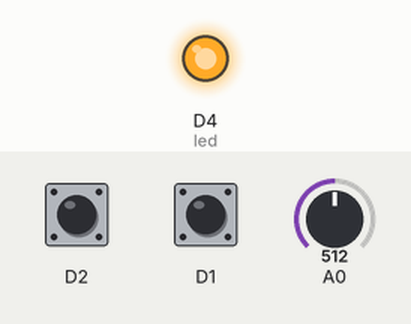
The sketch below on a simulated ESP8266 (NodeMCU). On the bench: output pins drawn as LEDs (lit = HIGH). The test bench sets the inputs (shaded band); at power-on: A0 = 512, D2 HIGH, D1 HIGH.

Above: at 1.2 s.
1.3 s: A0 set to 551
2.8 s: A0 set to 574
At 3.6 s:
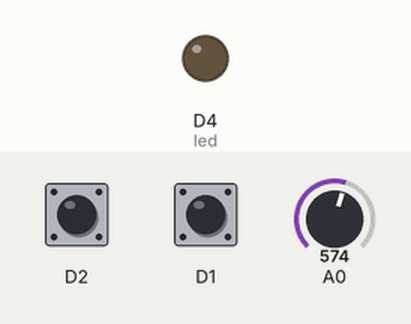
5.9 s: A0 set to 511
At 7.1 s:
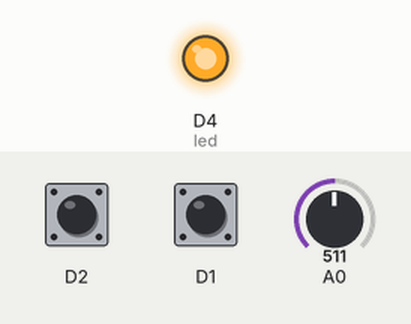
7.4 s: A0 set to 716
At 8.3 s:
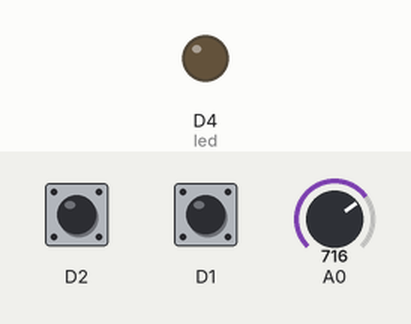
Timing chart, 0 to 9.9 s (numbered marks = the images above; inputs shaded):
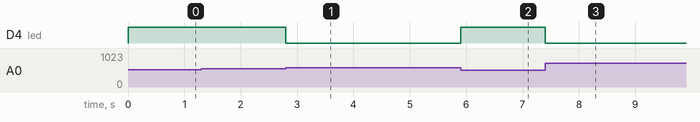

The sketch:

CODE_NUT_NHAN.ino
```cpp
#include <ESP8266WiFi.h>
#include <espnow.h>

// Địa chỉ MAC của các ESP8266 nhận ///08:F9:E0:7D:B6:7F
uint8_t broadcastAddress[] = {0x08, 0xF9, 0xE0, 0x7D, 0xB6, 0x7F}; // Địa chỉ MAC của ESP chủ

// Cấu trúc dữ liệu gửi
typedef struct struct_message {
  char ID[1]; // ID của ESP8266 gửi
  int value;
} struct_message;

// Tạo một biến kiểu struct_message
struct_message myData;
int old = 1,old1 = 1;
#define NUT1 D1
#define NUT2 D2
 char espID ='K';
 #define led D4
void setup() {
  Serial.begin(115200);
  pinMode(D1, INPUT_PULLUP); // Chân nút nhấn
  pinMode(D2, INPUT_PULLUP); // Chân nút nhấn
  pinMode(D4, OUTPUT);

  // Khởi động WiFi
  WiFi.mode(WIFI_STA);
  WiFi.disconnect();
  // Khởi tạo ESP-NOW
  if (esp_now_init() != 0) {
    Serial.println("Error initializing ESP-NOW");
    return;
  }
  esp_now_set_self_role(ESP_NOW_ROLE_CONTROLLER);
  esp_now_register_send_cb(OnDataSent);
  // Thêm ESP8266 chủ làm peer
  esp_now_add_peer(broadcastAddress, ESP_NOW_ROLE_SLAVE, 1, NULL, 0);
}
// Hàm gửi dữ liệu thành công
void OnDataSent(uint8_t *mac_addr, uint8_t sendStatus) {
  //Serial.print("Last Packet Send Status: ");
  if (sendStatus == 0) {
    Serial.println("Delivery Success");

  } else {
    Serial.println("Delivery Fail");
    //sendData();
  }
}


void loop() {
  int val = digitalRead(D1);
  int val1 = digitalRead(D2);
  if (val != old) { // Nếu nút nhấn
    delay(50);
    if(digitalRead(D1) == 0){
     espID = 'E'; // ID của ESP8266 gửi, thay đổi cho từng ESP (A, vB, C, D, E)
     old = val;
    sendData();
    delay(500);
  }
  }
  old = val;
///////////////////////////////////////////////
  if (val1 != old1) { // Nếu nút nhấn
    delay(50);
    if(digitalRead(D2) == 0){
     espID = '1'; // ID của ESP8266 gửi, thay đổi cho từng ESP (1,2,3,4,5)
    sendData();
    delay(500);
  }
  }
  old1 = val1;
  int valv = analogRead(A0);
  float vol = valv/1023.0;
  vol = vol * 6.0;
  //Serial.println(vol);
  if(vol <= 3.3){
    digitalWrite(led, HIGH);
  }
  else digitalWrite(led, LOW);
}

void sendData() {
  myData.ID[0] = espID;
  esp_now_send(broadcastAddress, (uint8_t *) &myData, sizeof(myData));
  //Serial.print("Sent ID: ");
  //Serial.println(myData.ID);
}
```

Measured:
- the behaviour switches between 562 and 563 on A0 (found by bisection; images 0 and 1)
- after the input at 1.3 s, every drawn part: stays the same
- after the input at 2.8 s, D4 (led): HIGH → LOW at once
- after the input at 5.9 s, D4 (led): LOW → HIGH at once
- after the input at 7.4 s, D4 (led): HIGH → LOW at once
